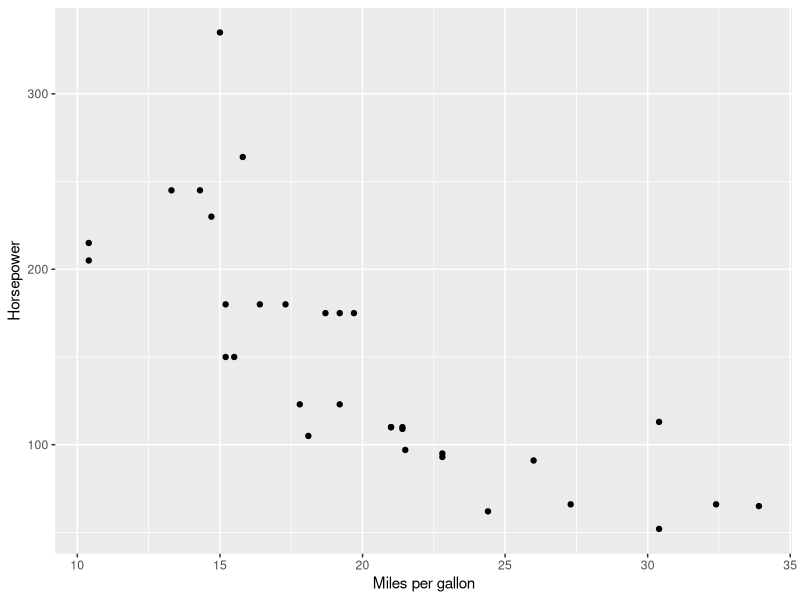

This chart was generated by the following R code:
## ---- chunk 1
head(mtcars)
## ---- chunk 2
#| echo: false
head(mtcars)
## ---- chunk 3
#| fig-width: 5
#| fig-height: 3.5
#| fig-cap: "This is a caption. It should explain what's in the figure and what's interesting about it. For instance: There is a negative, strong linear correlation between miles per gallon and horsepower for US cars in the 1970s."

library(tidyverse)
mtcars |> 
  ggplot(aes(x = mpg, y = hp)) +
  geom_point() +
  labs(x = "Miles per gallon",
       y = "Horsepower")
## ---- chunk 4
mtcars |> 
  slice(1:5) |> 
  knitr::kable()
## ---- chunk 5
#| echo: true
model1 <- lm(mpg ~ disp + hp + drat, data = mtcars)
## ---- chunk 6
#| results: "asis"
#| tbl-cap: "Predicting fuel economy using vehicle features."

library(broom)
model1 |> 
  tidy() |>
  knitr::kable(digits = 2,
               col.names = c("Term", "Estimate", "SE", "t", "p"))
